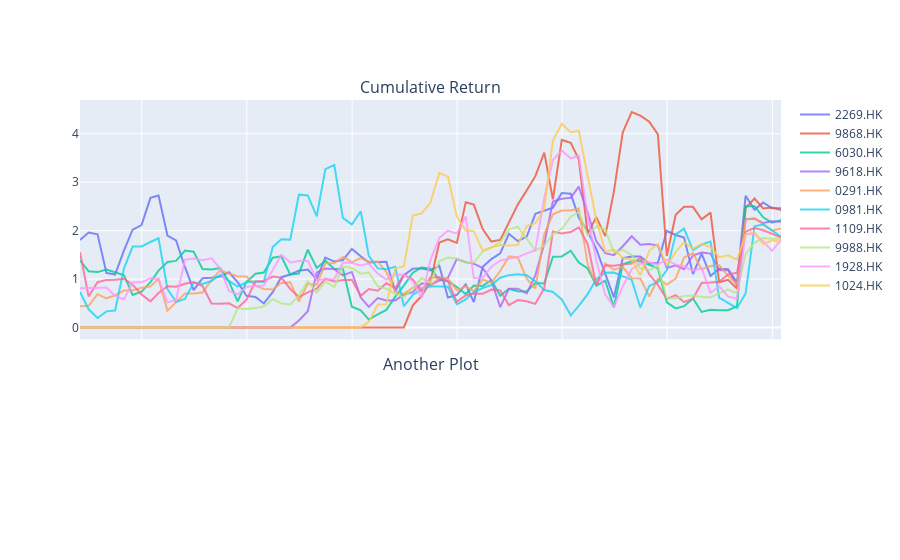

Notebook code for this chart:
### Code cell
import plotly.graph_objects as go # type: ignore
from plotly.subplots import make_subplots
fig = go.Figure();
df_var_copy = df_var.iloc[-100:, :].copy()
list_sorted = list(df_var_copy.iloc[-1].sort_values(ascending=False).index)
df_var_copy.iloc[-1]
fig = make_subplots(
    rows=2, cols=1,  
    shared_xaxes=True,  
    vertical_spacing=0.1,  
    subplot_titles=["Cumulative Return", "Another Plot"],  
    row_heights=[0.7, 0.3]  
)
# for i in df_var_copy.columns[:]:
for i in list_sorted[:10]:
    temp = df_var_copy[i]
    fig.add_trace(go.Scatter(
        x=temp.index,
        y=temp.values,
        name=i,
        opacity=0.8,
        yaxis="y1"  # Assigning to the first y-axis
    ), row=1, col=1)


fig.show()
